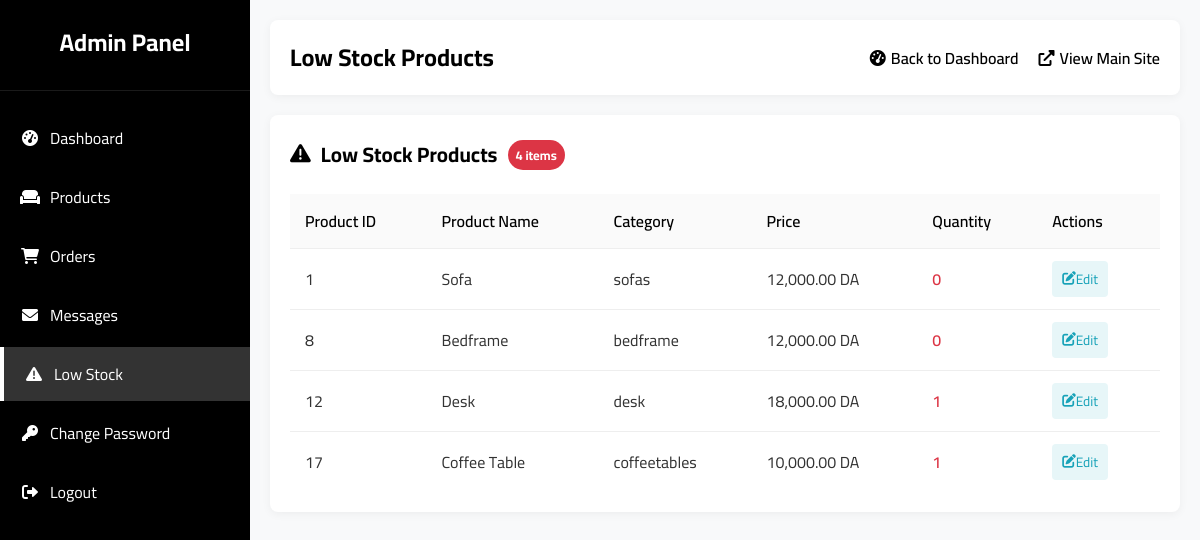
The app's page /lowstocks.php with its own data.
### tables this page shows
CREATE TABLE `products` (
  `product_id` int(11) NOT NULL,
  `product_name` varchar(255) NOT NULL,
  `product_price` decimal(10,2) NOT NULL,
  `product_description` text DEFAULT NULL,
  `product_image` varchar(255) NOT NULL,
  `category` varchar(100) NOT NULL,
  `created_at` timestamp NOT NULL DEFAULT current_timestamp(),
  `product_image2` varchar(255) DEFAULT NULL,
  `product_image3` varchar(255) DEFAULT NULL,
  `product_image4` varchar(255) DEFAULT NULL,
  `product_quantity` int(11) NOT NULL DEFAULT 10
);

### lowstocks.php (the view, shortened to what this page needs)
<?php
include('connection.php');
$low_stock_query = "SELECT * FROM products WHERE product_quantity <= 3 ORDER BY product_quantity ASC";
$low_stock_result = $conn->query($low_stock_query);
$low_stock_count = $low_stock_result->num_rows;
?>
<!DOCTYPE html>
<html lang="en">
<head>
    <link rel="stylesheet" href="https://cdnjs.cloudflare.com/ajax/libs/font-awesome/6.0.0/css/all.min.css">
    <link rel="stylesheet" href="admin_styles.css">
</head>
<body>
    <div class="admin-container">
        <?php include('admin_sidebar.php'); ?>
        <main class="admin-content">
            <div class="admin-header">
                <h1>Low Stock Products</h1>
                <div class="header-actions">
                    <a href="dashaboard.php" class="back-to-dashboard">
                        <i class="fas fa-tachometer-alt"></i> Back to Dashboard
                    </a>
                    <a href="index.php" class="back-to-site">
                        <i class="fas fa-external-link-alt"></i> View Main Site
                    </a>
                </div>
            </div>
            <div class="content-card">
                <h2>
                    <i class="fas fa-exclamation-triangle"></i>
                    Low Stock Products
                    <?php if ($low_stock_count > 0): ?>
                        <span class="count-badge"><?php echo $low_stock_count; ?> items</span>
                    <?php endif; ?>
                </h2>
                <?php if ($low_stock_result && $low_stock_result->num_rows > 0): ?>
                    <table class="data-table">
                        <thead>
                            <tr>
                                <th>Product ID</th>
                                <th>Product Name</th>
                                <th>Category</th>
                                <th>Price</th>
                                <th>Quantity</th>
                                <th>Actions</th>
                            </tr>
                        </thead>
                        <tbody>
                            <?php while ($product = $low_stock_result->fetch_assoc()): ?>
                                <tr>
                                    <td><?php echo $product['product_id']; ?></td>
                                    <td><?php echo htmlspecialchars($product['product_name']); ?></td>
                                    <td><?php echo htmlspecialchars($product['category']); ?></td>
                                    <td><?php echo number_format($product['product_price'], 2); ?> DA</td>
                                    <td class="stock-warning"><?php echo $product['product_quantity']; ?></td>
                                    <td>
                                        <a href="admin_edit_product.php?id=<?php echo $product['product_id']; ?>"  class="action-btn edit-btn">
                                            <i class="fas fa-edit"></i> Edit
                                        </a>
                                    </td>
                                </tr>
                            <?php endwhile; ?>
                        </tbody>
                    </table>
                <?php endif; ?>
            </div>
        </main>
    </div>
</body>
</html>

### admin_styles.css (style rules this page uses)
:root { --sidebar-width: 250px; --header-height: 60px; --primary-color: #000; --secondary-color: #f8f9fa; --accent-color: #333; --text-color: #333; --light-text: #666; --danger-color: #dc3545; --warning-color: #ffc107; --success-color: #28a745; --info-color: #17a2b8; }
* { margin: 0; padding: 0; box-sizing: border-box; }
body { font-family: 'Cairo', sans-serif; background-color: var(--secondary-color); color: var(--text-color); min-height: 100vh; }
.admin-container { display: flex; min-height: 100vh; }
.admin-content { flex: 1; margin-left: var(--sidebar-width); padding: 20px; }
.admin-header { display: flex; justify-content: space-between; align-items: center; margin-bottom: 30px; }
.admin-header h1 { font-size: 1.8rem; font-weight: 700; }

### lowstocks.php (style rules this page uses)
:root { --sidebar-width: 250px; --header-height: 60px; --primary-color: #000; --secondary-color: #f8f9fa; --accent-color: #333; --text-color: #333; --light-text: #666; --danger-color: #dc3545; --warning-color: #ffc107; --success-color: #28a745; --info-color: #17a2b8; }
* { margin: 0; padding: 0; box-sizing: border-box; }
body { font-family: 'Cairo', sans-serif; background-color: var(--secondary-color); color: var(--text-color); min-height: 100vh; }
.admin-container { display: flex; min-height: 100vh; }
.admin-content { flex: 1; margin-left: var(--sidebar-width); padding: 20px; }
.admin-header { background-color: white; padding: 15px 20px; border-radius: 8px; box-shadow: 0 2px 10px rgba(0, 0, 0, 0.05); margin-bottom: 20px; display: flex; justify-content: space-between; align-items: center; }
.admin-header h1 { font-size: 1.5rem; color: var(--primary-color); }
.header-actions { display: flex; align-items: center; }
.back-to-dashboard { display: flex; align-items: center; color: var(--primary-color); text-decoration: none; font-weight: 600; margin-right: 20px; }
.back-to-dashboard i { margin-right: 5px; }
.back-to-site { display: flex; align-items: center; color: var(--primary-color); text-decoration: none; font-weight: 600; }
.back-to-site i { margin-right: 5px; }
.content-card { background-color: white; border-radius: 8px; padding: 20px; box-shadow: 0 2px 10px rgba(0, 0, 0, 0.05); margin-bottom: 20px; }
.content-card h2 { margin-bottom: 20px; color: var(--primary-color); font-size: 1.3rem; display: flex; align-items: center; }
.content-card h2 i { margin-right: 10px; }
.data-table { width: 100%; border-collapse: collapse; margin-top: 15px; }
.data-table th, .data-table td { padding: 12px 15px; text-align: left; border-bottom: 1px solid #eee; }
.data-table th { font-weight: 600; color: var(--primary-color); background-color: rgba(0, 0, 0, 0.02); }
.data-table tr:last-child td { border-bottom: none; }
.stock-warning { color: var(--danger-color); font-weight: 600; }
.action-btn { padding: 5px 10px; border-radius: 4px; text-decoration: none; font-size: 0.85rem; margin-right: 5px; display: inline-flex; align-items: center; }
.edit-btn { background-color: rgba(23, 162, 184, 0.1); color: var(--info-color); }
.count-badge { background-color: var(--danger-color); color: white; padding: 3px 8px; border-radius: 20px; font-size: 0.8rem; margin-left: 10px; }

### records on screen
products: product_id "1", product_name "Sofa", category "sofas", product_price "12,000.00", product_quantity "0"
products: product_id "8", product_name "Bedframe", category "bedframe", product_price "12,000.00", product_quantity "0"
products: product_id "12", product_name "Desk", category "desk", product_price "18,000.00", product_quantity "1"
products: product_id "17", product_name "Coffee Table", category "coffeetables", product_price "10,000.00", product_quantity "1"

### other values on screen
$low_stock_count "4"
